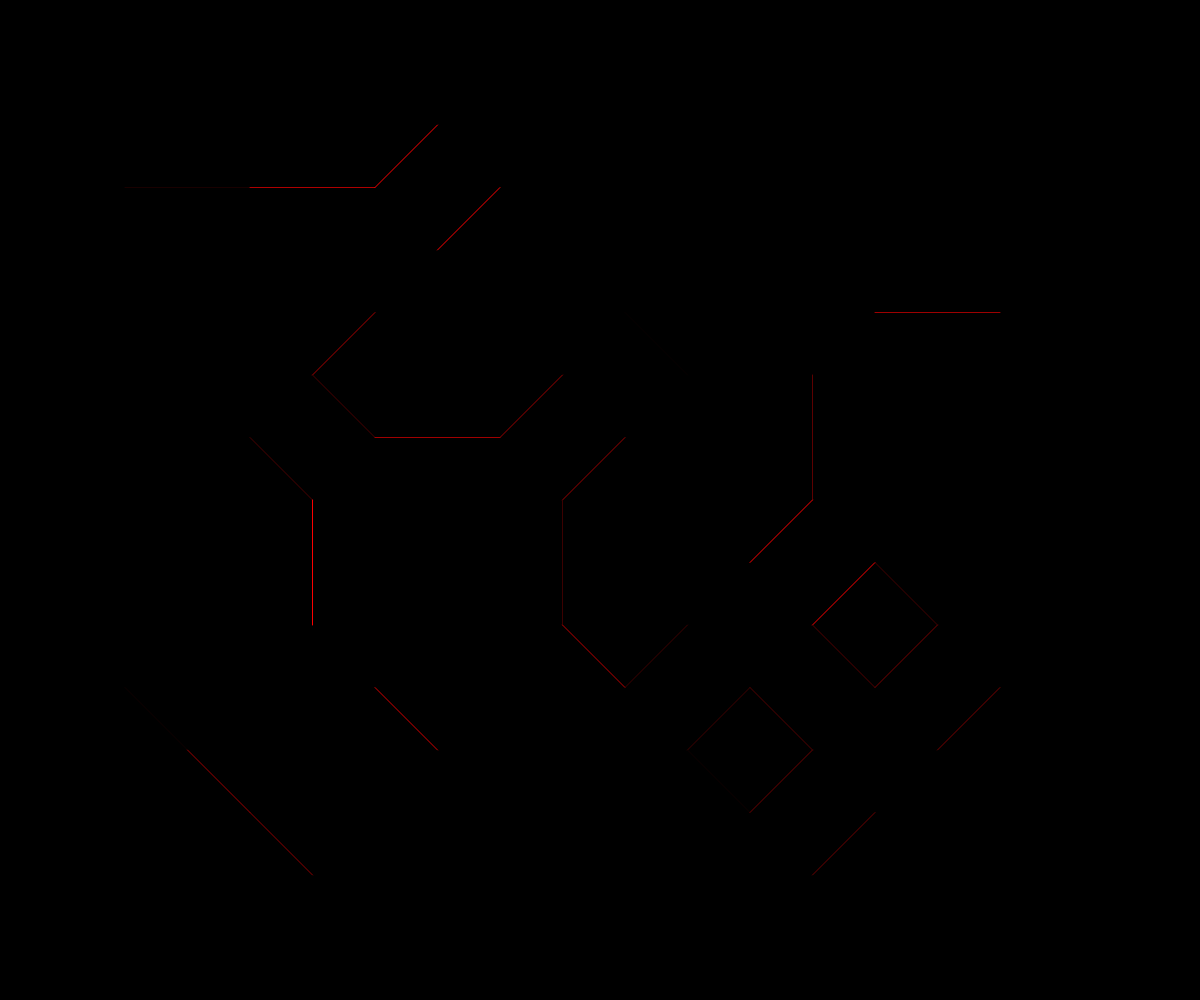
Frame 1 (no input)
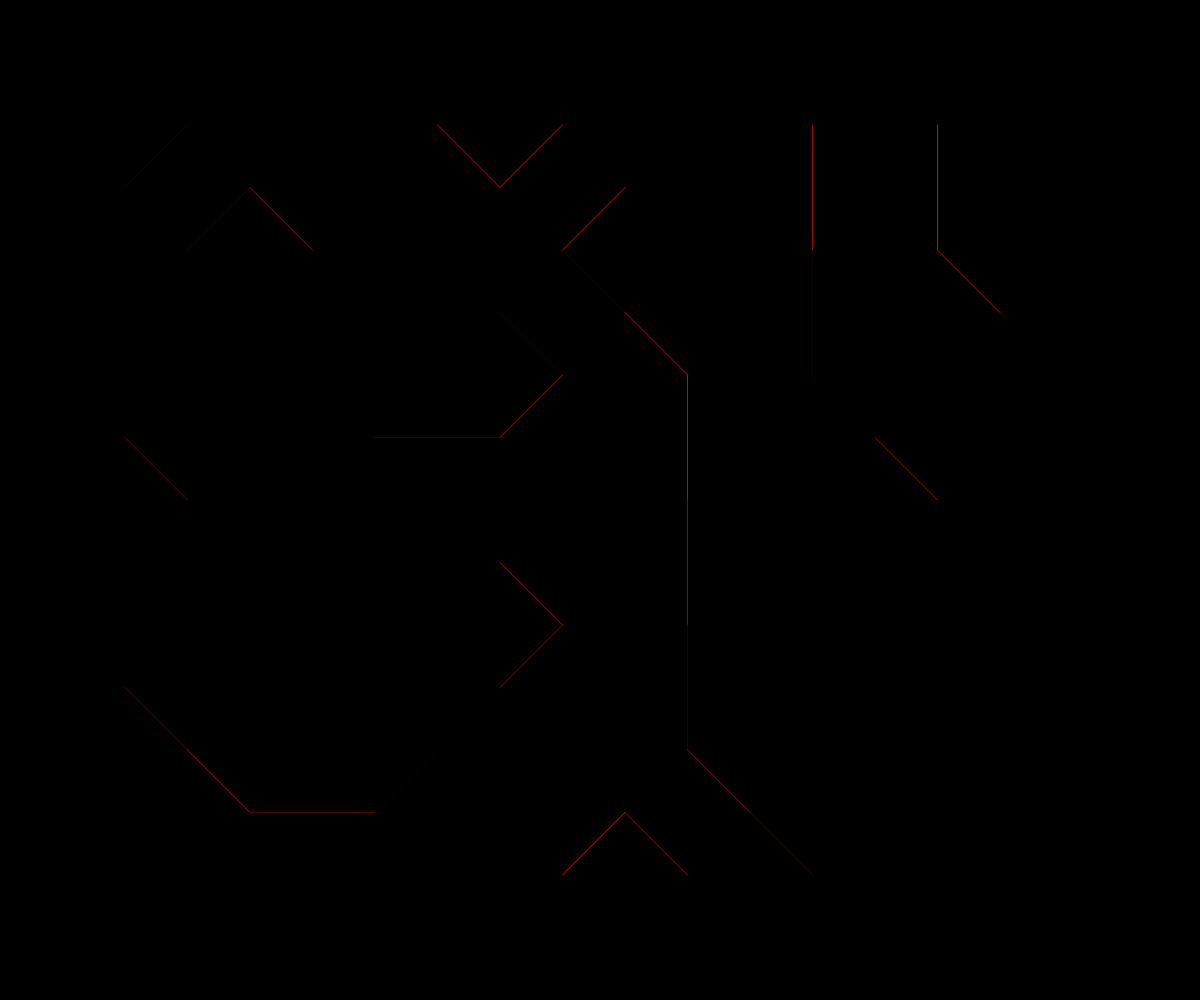
Frame 60 (no input)
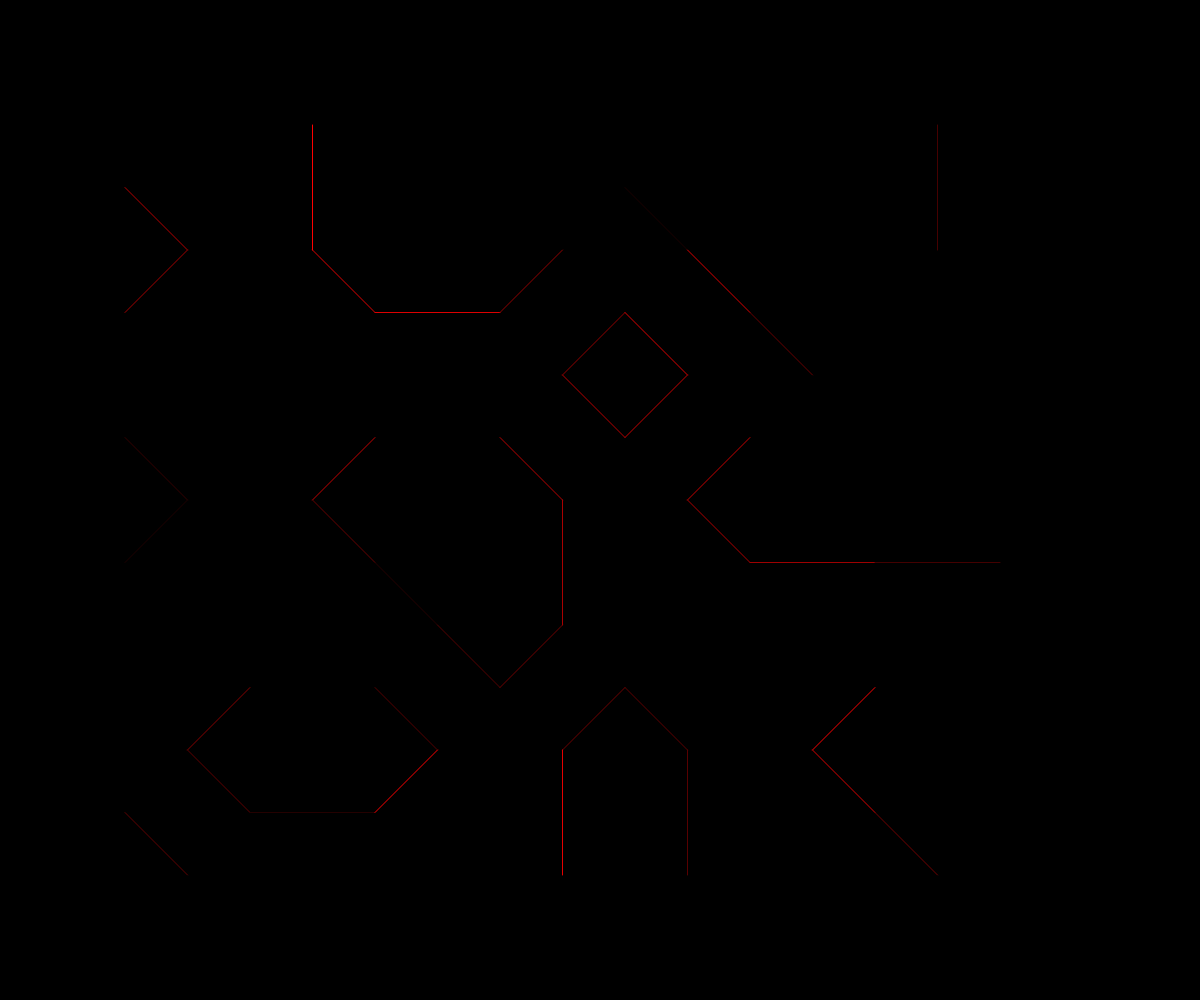
Frame 120 (the mouse pressed at the canvas centre since frame 60)

The p5.js sketch that drew these frames (run headless with seeded random() and noise() and a simulated clock; from frame 60 on, the mouse is pressed at the canvas centre):

// p5.js sketch
// ── sketch.js
resolution = 125;
originalRes = resolution;
originalArea = 0;
dots = null;

function setup() {
  createCanvas(windowWidth, windowHeight, P2D);
  originalArea = width * height;
  background(0);
  dots = createDots();
//   drawDots();
  frameRate(60);
}

function draw() {
  background(0);
  if (frameCount % 60 == 0) {
      createDots();
  }
//   drawDots();
  drawBoundaries();
}

function createDots() {
    dots = Array( floor(width / resolution) );
    for (i = 0; i < dots.length; i++) {
        dots[i] = Array( floor(height / resolution) );
    }

    for (i = 0; i < dots.length; i++) {
        for (j = 0; j < dots[i].length; j++) {
            dots[i][j] = random();
        }
    }

    return dots;
}

function drawDots() {
    for (i = 0; i < dots.length; i++) {
        for (j = 0; j < dots[i].length; j++) {
            stroke(255 * dots[i][j]);
            point(i * resolution, j * resolution);
        }
    }
}

function drawBoundaries() {
    for (x = 1; x < dots.length - 1; x++) {
        for (y = 1; y < dots[x].length - 1; y++) {
            drawBoundary(determineBoundary(x, y), x, y);
        }
    }
}

function determineBoundary(x, y) {
    result = 0;
    if (dots[x][y] < .5) result += 1 << 0;
    if (dots[x+1][y] < .5) result += 1 << 1;
    if (dots[x+1][y+1] < .5) result += 1 << 2;
    if (dots[x][y+1] < .5) result += 1 << 3;
    return result;
}

function drawBoundary(code, x, y) {
    stroke(255 * random(), 0, 0);
    switch (code) {
        case 0: // 0000
            // . . Do nothing
            // . . 
            break;
        case 1: // 0001
            // + .
            // . .
            line(x * resolution + .5 * resolution, y * resolution, x * resolution, y * resolution + .5 * resolution );
            break;
        case 2: // 0010
            // . +
            // . .
            line(x * resolution + .5 * resolution, y * resolution, (x+1) * resolution, y * resolution + .5 * resolution);
            break;
        case 3: // 0011
            // + +
            // . .
            line(x * resolution, y * resolution + .5 * resolution, (x+1) * resolution, y * resolution + .5 * resolution);
            break;
        case 4: // 0100
            // . .
            // . +
            line(x * resolution + .5 * resolution, (y+1) * resolution, (x+1) * resolution, y * resolution + .5 * resolution);
            break;
        case 5: // 0101
            // + .
            // . +
            line(x * resolution + .5 * resolution, y * resolution, x * resolution, y * resolution + .5 * resolution );
            line(x * resolution + .5 * resolution, (y+1) * resolution, (x+1) * resolution, y * resolution + .5 * resolution);
            break;
        case 6: // 0110
            // . +
            // . +
            line(x * resolution + .5 * resolution, y * resolution, x * resolution + .5 * resolution, (y+1) * resolution);
            break;
        case 7: // 0111
            // + +
            // . +
            line(x * resolution, y * resolution + .5 * resolution, x * resolution + .5 * resolution, (y+1) * resolution);
            break;
        case 8: // 1000
            // . .
            // + .
            line(x * resolution, y * resolution + .5 * resolution, x * resolution + .5 * resolution, (y+1) * resolution);
            break;
        case 9: // 1001
            // + .
            // + .
            line(x * resolution + .5 * resolution, y * resolution, x * resolution + .5 * resolution, (y+1) * resolution);
            break;
        case 10: // 1010
            // . +
            // + .
            line(x * resolution + .5 * resolution, y * resolution, (x+1) * resolution, y * resolution + .5 * resolution);
            line(x * resolution, y * resolution + .5 * resolution, x * resolution + .5 * resolution, (y+1) * resolution);
            break;
        case 11: // 1011
            // + +
            // + .
            // line(x * resolution + .5 * resolution, (y+1) * resolution, (x+1) * resolution, y * resolution + .5 * resolution);
            break;
        case 12: // 1100
            // . .
            // + +
            // line(x * resolution, y * resolution + .5 * resolution, (x+1) * resolution, y * resolution + .5 * resolution);
            break;
        case 13: // 1101
            // + .
            // + +
            // line(x * resolution + .5 * resolution, y * resolution, (x+1) * resolution, y * resolution + .5 * resolution);
            break;
        case 14: // 1110
            // . +
            // + +
            // line(x * resolution + .5 * resolution, y * resolution, x * resolution, y * resolution + .5 * resolution );
            break;
        case 15: // 1111 Do nothing
            // + +
            // + +
            break;
        }
}

function windowResized() {
    resizeCanvas(windowWidth, windowHeight);
    resolution = originalRes * ( (width * height) / originalArea );
}
